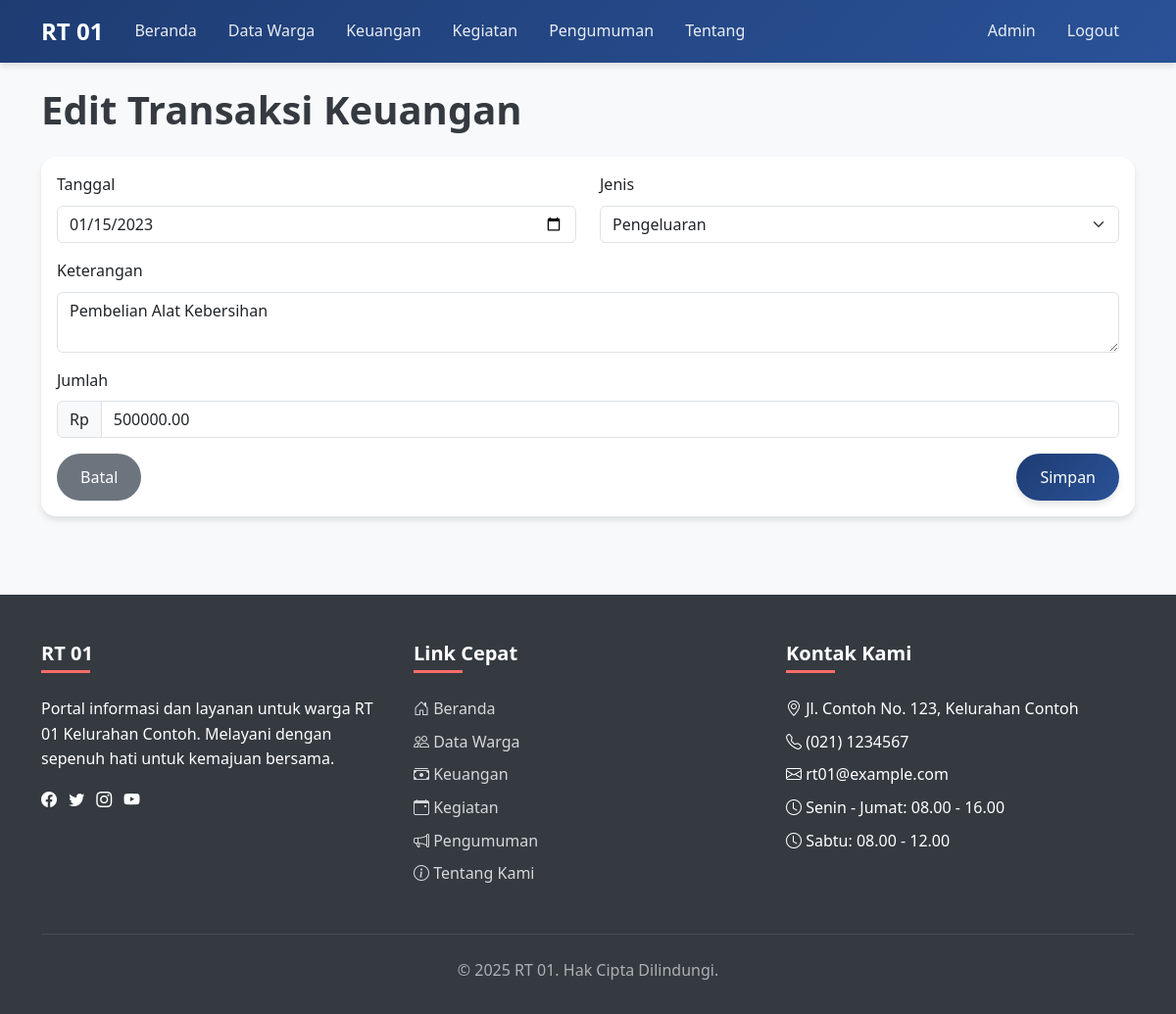
Page /public_html/admin/edit_finance.php?id=2 (signed in) on the committed database.
### tables this page shows
CREATE TABLE finance (
    id INT(11) PRIMARY KEY AUTO_INCREMENT,
    date DATE NOT NULL,
    description TEXT NOT NULL,
    type ENUM('income', 'expense') NOT NULL,
    amount DECIMAL(10,2) NOT NULL,
    created_at TIMESTAMP DEFAULT CURRENT_TIMESTAMP
);

### public_html/includes/functions.php (called while the page is built, shortened)
<?php
require_once __DIR__ . '/../config/database.php';
function fetchOne($query, $params = []) {
    global $pdo;
    try {
        $stmt = $pdo->prepare($query);
        $stmt->execute($params);
        return $stmt->fetch(PDO::FETCH_ASSOC);
    } catch (PDOException $e) {
        die("Query failed: " . $e->getMessage());
    }
}
?>

### public_html/admin/edit_finance.php (the view, shortened to what this page needs)
<?php
require_once '../includes/header.php';
require_once '../includes/navbar.php';
require_once '../includes/functions.php';
if (isset($_GET['id'])) {
    $id = $_GET['id'];
    $finance = fetchOne("SELECT * FROM finance WHERE id = ?", [$id]);
} else {
    header('Location: finance.php');
    exit;
}
?>
<div class="container mt-4">
    <h1 class="mb-4">Edit Transaksi Keuangan</h1>
    <div class="card">
        <div class="card-body">
            <form action="../process/edit_finance.php" method="post">
                <div class="row">
                    <div class="col-md-6">
                        <div class="mb-3">
                            <label for="date" class="form-label">Tanggal</label>
                            <input type="date" class="form-control" id="date" name="date" value="<?php echo $finance['date']; ?>" required>
                        </div>
                    </div>
                    <div class="col-md-6">
                        <div class="mb-3">
                            <label for="type" class="form-label">Jenis</label>
                            <select class="form-select" id="type" name="type" required>
                                <option value="expense" <?php echo $finance['type'] == 'expense' ? 'selected' : ''; ?>>Pengeluaran</option>
                            </select>
                        </div>
                    </div>
                </div>
                <div class="mb-3">
                    <label for="description" class="form-label">Keterangan</label>
                    <textarea class="form-control" id="description" name="description" rows="2" required><?php echo $finance['description']; ?></textarea>
                </div>
                <div class="mb-3">
                    <label for="amount" class="form-label">Jumlah</label>
                    <div class="input-group">
                        <span class="input-group-text">Rp</span>
                        <input type="number" class="form-control" id="amount" name="amount" min="0" step="0.01" value="<?php echo $finance['amount']; ?>" required>
                    </div>
                </div>
                <div class="d-flex justify-content-between">
                    <a href="finance.php" class="btn btn-secondary">Batal</a>
                    <button type="submit" class="btn btn-primary">Simpan</button>
                </div>
            </form>
        </div>
    </div>
</div>
<?php require_once '../includes/footer.php'; ?>

### assets/css/style.css (style rules this page uses)
body { font-family: 'Segoe UI', Tahoma, Geneva, Verdana, sans-serif; background-color: #f8f9fa; color: #343a40; line-height: 1.6; }
h1, h2, h3, h4, h5, h6 { font-weight: 600; margin-bottom: 1rem; }
a { text-decoration: none; color: #1e3c72; transition: all 0.3s ease; }
.btn { padding: 0.75rem 1.5rem; border-radius: 50px; font-weight: 500; transition: all 0.3s ease; border: none; cursor: pointer; }
.btn-primary { background: linear-gradient(135deg, #1e3c72, #2a5298); color: white; box-shadow: 0 4px 6px rgba(0, 0, 0, 0.1); }
.card { border: none; border-radius: 15px; box-shadow: 0 4px 6px rgba(0, 0, 0, 0.1); transition: all 0.3s ease; margin-bottom: 1.5rem; }

### rows in the picture
finance: date "01/15/2023", type "Pengeluaran", description "Pembelian Alat Kebersihan", amount "500000.00"
